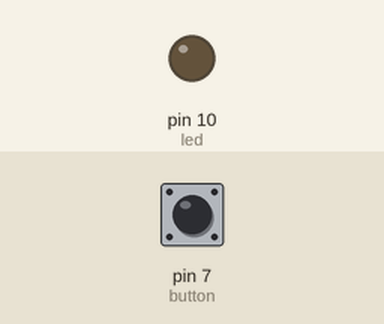
Simulated run of this sketch. Board: Arduino Uno, built with avr-gcc and run on an emulated ATmega328P. Parts: output pins drawn as LEDs (lit = HIGH). Inputs (shaded band) come from the test bench; at power-on: pin 7 (button) LOW. What the sketch prints to the serial monitor is not drawn.

Above: at 1.2 s.
1.3 s: pin 7 (button) pulled HIGH for 0.15 s
At 1.48 s:
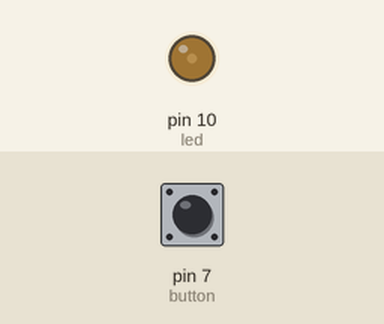
4.3 s: pin 7 (button) pulled HIGH for 1 s
At 6.4 s:
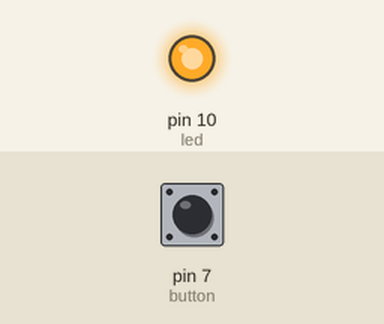
Timing chart, 0 to 7.9 s (numbered marks = the images above; inputs shaded):
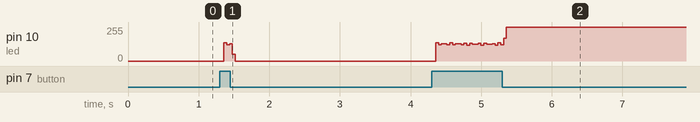

The sketch:

state_button.ino
```cpp
long state = LOW;
long button = 7;
long led = 10;

void setup() {
  Serial.begin(9600);
  pinMode(button, INPUT);
  pinMode(led,OUTPUT);
}

void loop() {
  long new_state = digitalRead(button);
  Serial.println(new_state);

  if (new_state == HIGH ){
    state = !state;
  }
  digitalWrite(led, state);
}
```
